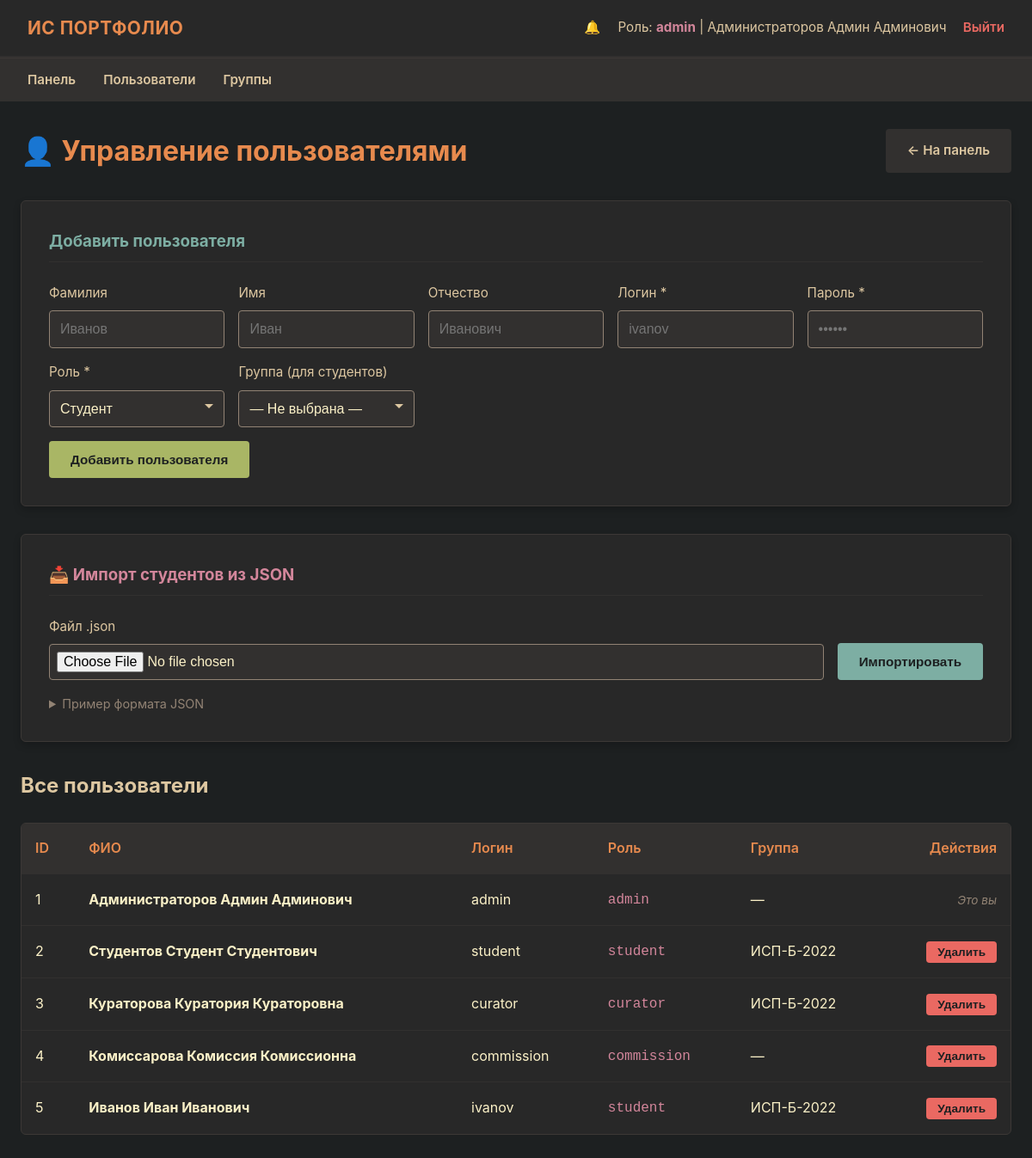
Page /admin/users (signed in) on the committed database.
### models.py (models this page shows)
class User(db.Model, UserMixin):
    __tablename__ = 'users'
    id = db.Column(db.Integer, primary_key=True)
    username = db.Column(db.String(50), unique=True, nullable=False)
    password_hash = db.Column(db.String(256), nullable=False)
    role = db.Column(db.String(20), nullable=False)
    last_name = db.Column(db.String(50), nullable=True)     # Фамилия
    first_name = db.Column(db.String(50), nullable=True)    # Имя
    patronymic = db.Column(db.String(50), nullable=True)    # Отчество
    group_name = db.Column(db.String(20), nullable=True)
    group_id = db.Column(db.Integer, db.ForeignKey('groups.id'), nullable=True)
    events = db.relationship('Event', backref='student', lazy=True, cascade="all, delete-orphan")
    notifications = db.relationship('Notification', backref='user', lazy=True, cascade="all, delete-orphan")
    scholarship_requests = db.relationship('ScholarshipRequest', backref='student', lazy=True, cascade="all, delete-orphan")

### routes/admin.py (the view)
    @app.route('/admin/users')
    @login_required
    def admin_users():
        if current_user.role != 'admin':
            return _admin_only()
        users = User.query.all()
        groups = Group.query.order_by(Group.name).all()
        return render_template('admin_users.html', users=users, groups=groups)

### app.py (called while the page is built)
def create_app():
    app = Flask(__name__)
    app.config['SECRET_KEY'] = 'gruvbox-material-secure-shadow-key-1984'
    app.config['SQLALCHEMY_DATABASE_URI'] = 'sqlite:///database.db'
    app.config['SQLALCHEMY_TRACK_MODIFICATIONS'] = False
    app.config['UPLOAD_FOLDER'] = BASE_UPLOAD_FOLDER
    db.init_app(app)
    login_manager = LoginManager()
    login_manager.init_app(app)
    login_manager.login_view = 'login'
    @login_manager.user_loader
    def load_user(user_id):
        return db.session.get(User, int(user_id))
    register_routes(app)
    return app

### templates/admin_users.html (shortened to what this page needs)
{% extends 'base.html' %}
{% block content %}
<div style="display: flex; justify-content: space-between; align-items: center; margin-bottom: 2rem; flex-wrap: wrap; gap: 1rem;">
    <h1 style="color: var(--orange); margin: 0;">👤 Управление пользователями</h1>
    <a href="{{ url_for('admin_dashboard') }}" class="btn" style="background-color: var(--bg2); color: var(--fg1); text-decoration: none;">← На панель</a>
</div>
<div class="form-card">
    <h3 style="margin-bottom: 1.5rem; color: var(--blue); border-bottom: 1px solid var(--bg2); padding-bottom: 0.5rem;">
        Добавить пользователя
    </h3>
    <form method="POST" action="/admin/add_user">
        <div style="display: grid; grid-template-columns: repeat(auto-fit, minmax(180px, 1fr)); gap: 1rem; margin-bottom: 1rem;">
            <div class="form-group" style="margin: 0;">
                <label for="last_name">Фамилия</label>
                <input type="text" id="last_name" name="last_name" class="form-control" placeholder="Иванов">
            </div>
            <div class="form-group" style="margin: 0;">
                <label for="first_name">Имя</label>
                <input type="text" id="first_name" name="first_name" class="form-control" placeholder="Иван">
            </div>
            <div class="form-group" style="margin: 0;">
                <label for="patronymic">Отчество</label>
                <input type="text" id="patronymic" name="patronymic" class="form-control" placeholder="Иванович">
            </div>
            <div class="form-group" style="margin: 0;">
                <label for="username">Логин *</label>
                <input type="text" id="username" name="username" class="form-control" required placeholder="ivanov">
            </div>
            <div class="form-group" style="margin: 0;">
                <label for="password">Пароль *</label>
                <input type="password" id="password" name="password" class="form-control" required placeholder="••••••">
            </div>
            <div class="form-group" style="margin: 0;">
                <label for="role">Роль *</label>
                <select id="role" name="role" class="form-control" required>
                    <option value="student">Студент</option>
                </select>
            </div>
            <div class="form-group" style="margin: 0;">
                <label for="group_id">Группа (для студентов)</label>
                <select id="group_id" name="group_id" class="form-control">
                    <option value="">— Не выбрана —</option>
                </select>
            </div>
        </div>
        <button type="submit" class="btn btn-success">Добавить пользователя</button>
    </form>
</div>
<div class="form-card">
    <h3 style="margin-bottom: 1.5rem; color: var(--purple); border-bottom: 1px solid var(--bg2); padding-bottom: 0.5rem;">
        📥 Импорт студентов из JSON
    </h3>
    <form method="POST" action="/admin/import_students" enctype="multipart/form-data">
        <div style="display: flex; gap: 1rem; align-items: flex-end; flex-wrap: wrap;">
            <div class="form-group" style="margin: 0; flex: 1; min-width: 250px;">
                <label for="json_file">Файл .json</label>
                <input type="file" id="json_file" name="json_file" class="form-control" accept=".json" required style="padding: 0.5rem;">
            </div>
            <button type="submit" class="btn btn-primary">Импортировать</button>
        </div>
    </form>
    <details style="margin-top: 1rem;">
        <summary style="color: var(--gray); cursor: pointer; font-size: 0.9rem;">Пример формата JSON</summary>
    </details>
</div>
<h2 style="margin-bottom: 1rem; color: var(--fg1);">Все пользователи</h2>
<div class="table-responsive">
    <table>
        <thead>
            <tr>
                <th>ID</th>
                <th>ФИО</th>
                <th>Логин</th>
                <th>Роль</th>
                <th>Группа</th>
                <th style="text-align: right;">Действия</th>
            </tr>
        </thead>
        <tbody>
            {% for user in users %}
            <tr>
                <td>{{ user.id }}</td>
                <td style="font-weight: bold; color: var(--fg0);">
                    {% if user.last_name or user.first_name %}
                        {{ user.last_name or '' }} {{ user.first_name or '' }} {{ user.patronymic or '' }}
                    {% else %}
                        <span style="color: var(--gray); font-style: italic;">—</span>
                    {% endif %}
                </td>
                <td>{{ user.username }}</td>
                <td><span style="color: var(--purple); font-family: monospace;">{{ user.role }}</span></td>
                <td>{{ user.group_name or '—' }}</td>
                <td style="text-align: right;">
                    {% if user.id != current_user.id %}
                    <form action="/admin/delete_user/{{ user.id }}" method="POST" style="display: inline;"
                          onsubmit="return confirm('Удалить пользователя {{ user.username }}?');">
                        <button type="submit" class="btn btn-danger" style="padding: 0.25rem 0.75rem; font-size: 0.85rem;">Удалить</button>
                    </form>
                    {% else %}
                    <span style="color: var(--gray); font-style: italic; font-size: 0.85rem;">Это вы</span>
                    {% endif %}
                </td>
            </tr>
            {% else %}
            <tr>
                <td colspan="6" style="text-align: center; color: var(--gray);">Нет пользователей.</td>
            </tr>
            {% endfor %}
        </tbody>
    </table>
</div>
{% endblock %}

### templates/base.html (shortened to what this page needs)
<!DOCTYPE html>
<html lang="ru">
<head>
    <link rel="stylesheet" href="{{ url_for('static', filename='css/style.css') }}">
</head>
<body>
    {% if current_user.is_authenticated %}
    <nav class="navbar">
        <div class="navbar-brand">ИС Портфолио</div>
        <div class="navbar-user">
            <a href="{{ url_for('notifications') }}" style="color: var(--fg1); text-decoration: none; margin-right: 1rem; position: relative;">
                🔔
            </a>
            Роль: <strong>{{ current_user.role }}</strong> |
            {% if current_user.last_name or current_user.first_name %}
            {{ current_user.last_name or '' }} {{ current_user.first_name or '' }} {{ current_user.patronymic or '' }}
            {% else %}
            {{ current_user.username }}
            {% endif %}
            <a href="{{ url_for('logout') }}" class="logout-link">Выйти</a>
        </div>
    </nav>
    <nav class="role-nav">
        <ul>
            {% if current_user.role == 'admin' %}
            <li><a href="{{ url_for('admin_dashboard') }}">Панель</a></li>
            <li><a href="{{ url_for('admin_users') }}">Пользователи</a></li>
            <li><a href="{{ url_for('admin_groups') }}">Группы</a></li>
            {% elif current_user.role == 'student' %}
            <li><a href="{{ url_for('student_dashboard') }}">Моя панель</a></li>
            <li><a href="{{ url_for('student_create') }}">Создать пост</a></li>
            <li><a href="{{ url_for('student_history') }}">История</a></li>
            {% elif current_user.role == 'curator' %}
            <li><a href="{{ url_for('curator_dashboard') }}">Панель куратора</a></li>
            <li><a href="{{ url_for('curator_pending') }}">Заявки</a></li>
            <li><a href="{{ url_for('curator_resolved') }}">Журнал</a></li>
            {% elif current_user.role == 'commission' %}
            <li><a href="{{ url_for('commission_dashboard') }}">Панель комиссии</a></li>
            <li><a href="{{ url_for('commission_disputes') }}">Споры</a></li>
            <li><a href="{{ url_for('commission_scholarships') }}">Стипендии</a></li>
            <li><a href="{{ url_for('commission_archive') }}">Архив</a></li>
            {% endif %}
        </ul>
    </nav>
    {% endif %}
    <div class="container">
        {% block content %}{% endblock %}
    </div>
</body>
</html>

### static/css/style.css (style rules this page uses)
:root { --bg0: #1d2021; --bg1: #282828; --bg2: #32302f; --bg3: #3c3836; --fg0: #fbf1c7; --fg1: #ddc7a1; --red: #ea6962; --green: #a9b665; --yellow: #d8a657; --blue: #7daea3; --orange: #e78a4e; --purple: #d3869b; --gray: #928374; }
* { box-sizing: border-box; margin: 0; padding: 0; }
body { background-color: var(--bg0); color: var(--fg0); font-family: -apple-system, BlinkMacSystemFont, "Segoe UI", Roboto, Helvetica, Arial, sans-serif; font-size: 16px; line-height: 1.6; padding-bottom: 3rem; }
.navbar { background-color: var(--bg1); padding: 1rem 2rem; display: flex; justify-content: space-between; align-items: center; border-bottom: 2px solid var(--bg2); box-shadow: 0 4px 6px rgba(0, 0, 0, 0.3); }
.navbar-brand { font-weight: 700; color: var(--orange); font-size: 1.3rem; letter-spacing: 0.5px; text-transform: uppercase; }
.navbar-user { color: var(--fg1); font-size: 0.95rem; }
.navbar-user strong { color: var(--purple); }
.logout-link { color: var(--red); text-decoration: none; margin-left: 15px; font-weight: 600; border-bottom: 1px dashed transparent; transition: border-color 0.2s ease; }
.role-nav { background-color: var(--bg2); padding: 0.75rem 2rem; border-top: 1px solid var(--bg3); }
.role-nav ul { list-style: none; display: flex; gap: 2rem; margin: 0; }
.role-nav li { display: inline; }
.role-nav a { color: var(--fg1); text-decoration: none; font-weight: 600; font-size: 0.95rem; padding: 0.5rem 0; border-bottom: 2px solid transparent; transition: border-color 0.2s ease, color 0.2s ease; }
.container { max-width: 1200px; margin: 2rem auto; padding: 0 1.5rem; }
.form-card { background-color: var(--bg1); border: 1px solid var(--bg3); border-radius: 6px; padding: 2rem; margin-bottom: 2rem; box-shadow: 0 4px 10px rgba(0, 0, 0, 0.2); }
.form-group { margin-bottom: 1.25rem; }
.form-group label { display: block; margin-bottom: 0.5rem; color: var(--fg1); font-size: 0.95rem; }
.form-control { width: 100%; padding: 0.75rem; background-color: var(--bg2); border: 1px solid var(--gray); color: var(--fg0); border-radius: 4px; font-size: 1rem; transition: border-color 0.2s ease, box-shadow 0.2s ease; }
select.form-control { cursor: pointer; appearance: none; background-repeat: no-repeat; background-position: right 0.75rem center; padding-right: 2rem; }
.btn { display: inline-block; padding: 0.75rem 1.5rem; border: 1px solid transparent; border-radius: 4px; cursor: pointer; font-weight: 600; font-size: 0.95rem; text-align: center; text-decoration: none; transition: opacity 0.15s ease, transform 0.1s ease; }
.btn-primary { background-color: var(--blue); color: var(--bg0); }
.btn-success { background-color: var(--green); color: var(--bg0); }
.btn-danger { background-color: var(--red); color: var(--bg0); }
.table-responsive { width: 100%; overflow-x: auto; background-color: var(--bg1); border: 1px solid var(--bg3); border-radius: 6px; margin-top: 1.5rem; }
table { width: 100%; border-collapse: collapse; text-align: left; }
th, td { padding: 1rem; border-bottom: 1px solid var(--bg2); }
th { background-color: var(--bg2); color: var(--orange); font-weight: 600; }
tr:last-child td { border-bottom: none; }

### rows in the picture
User: role "admin", last_name "Администраторов", first_name "Админ", patronymic "Админович", id "1", username "admin", group_name "—", shows "Это вы"
User: id "2", last_name "Студентов", first_name "Студент", patronymic "Студентович", username "student", role "student", group_name "ИСП-Б-2022"
User: id "3", last_name "Кураторова", first_name "Куратория", patronymic "Кураторовна", username "curator", role "curator", group_name "ИСП-Б-2022"
User: id "4", last_name "Комиссарова", first_name "Комиссия", patronymic "Комиссионна", username "commission", role "commission", group_name "—"
User: id "5", last_name "Иванов", first_name "Иван", patronymic "Иванович", username "ivanov", role "student", group_name "ИСП-Б-2022"
